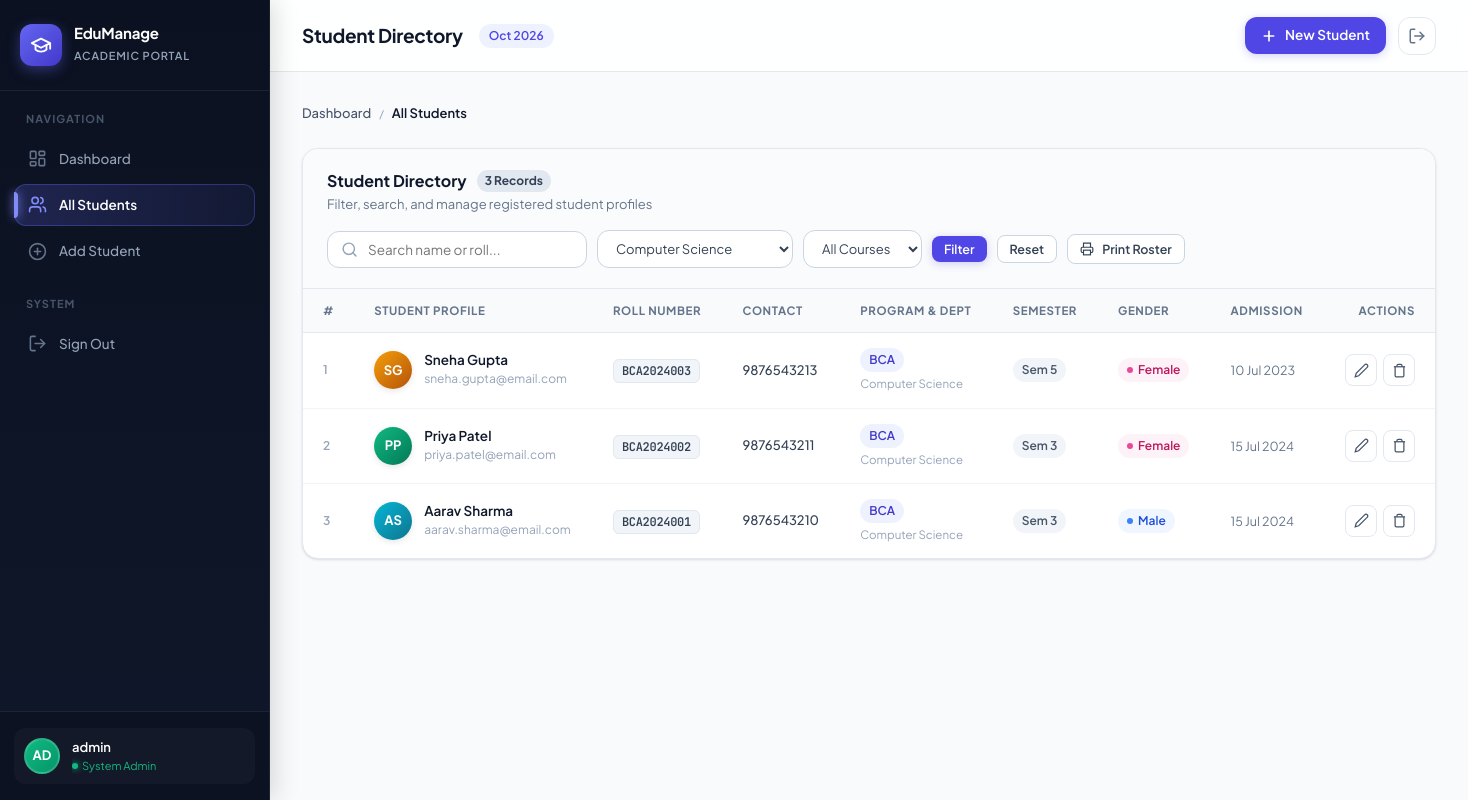
Screenshot of /students.php?department=Computer Science (signed in) with the database file from the repository.
### tables this page shows
CREATE TABLE IF NOT EXISTS students (
    id          INT AUTO_INCREMENT PRIMARY KEY,    
    full_name   VARCHAR(100) NOT NULL,             
    roll_number VARCHAR(20)  NOT NULL UNIQUE,      
    email       VARCHAR(100) NOT NULL,             
    phone       VARCHAR(15)  NOT NULL,             
    course      VARCHAR(50)  NOT NULL,             
    department  VARCHAR(50)  NOT NULL,             
    semester    INT          NOT NULL,             
    gender      ENUM('Male', 'Female', 'Other') NOT NULL,   
    admission_date DATE     NOT NULL,             
    created_at  TIMESTAMP DEFAULT CURRENT_TIMESTAMP   
);

### students.php (the view, shortened to what this page needs)
<?php
include 'includes/header.php';
include 'config/database.php';
$search     = trim($_GET['search'] ?? '');
$filter_dept   = trim($_GET['department'] ?? '');
$filter_course = trim($_GET['course'] ?? '');
$where_clauses = [];
if ($filter_dept !== "") {
    $safe_dept = mysqli_real_escape_string($conn, $filter_dept);
    $where_clauses[] = "department = '$safe_dept'";
}
$where_sql = "";
if (count($where_clauses) > 0) {
    $where_sql = "WHERE " . implode(" AND ", $where_clauses);
}
$sql = "SELECT * FROM students $where_sql ORDER BY id DESC";
$result = mysqli_query($conn, $sql);
$total = mysqli_num_rows($result);
$all_depts = [];
$dept_res = mysqli_query($conn, "SELECT DISTINCT department FROM students ORDER BY department ASC");
if ($dept_res) {
    while ($d = mysqli_fetch_assoc($dept_res)) {
        $all_depts[] = $d['department'];
    }
}
function getAvatarGradient($name) {
    $gradients = [
        'linear-gradient(135deg, #6366f1 0%, #4338ca 100%)',
        'linear-gradient(135deg, #ec4899 0%, #be185d 100%)',
        'linear-gradient(135deg, #10b981 0%, #047857 100%)',
        'linear-gradient(135deg, #f59e0b 0%, #b45309 100%)',
        'linear-gradient(135deg, #06b6d4 0%, #0e7490 100%)',
        'linear-gradient(135deg, #8b5cf6 0%, #6d28d9 100%)'
    ];
    $idx = abs(crc32($name)) % count($gradients);
    return $gradients[$idx];
}
function getInitials($name) {
    $parts = explode(' ', trim($name));
    if (count($parts) >= 2) {
        return strtoupper(substr($parts[0], 0, 1) . substr($parts[1], 0, 1));
    }
    return strtoupper(substr($name, 0, 2));
}
?>
<div class="breadcrumb-wrap">
    <a href="dashboard.php">Dashboard</a>
    <span class="breadcrumb-sep">/</span>
    <span class="breadcrumb-current">All Students</span>
</div>
<div class="table-card-v2">
    <div class="table-header-v2">
        <div class="table-title-group">
            <h3>
                <span>Student Directory</span>
                <span class="badge-counter"><?php echo $total; ?> <?php echo ($total === 1) ? 'Record' : 'Records'; ?></span>
            </h3>
            <p>Filter, search, and manage registered student profiles</p>
        </div>
        <form method="GET" action="students.php" class="table-actions-group">
            <div class="search-input-wrap">
                <input type="text" name="search" class="search-field-v2" placeholder="Search name or roll..." value="<?php echo htmlspecialchars($search); ?>">
            </div>
            <select name="department" class="filter-select-v2" onchange="this.form.submit()">
                <?php foreach ($all_depts as $dept): ?>
                    <option value="<?php echo htmlspecialchars($dept); ?>" <?php echo ($filter_dept === $dept) ? 'selected' : ''; ?>>
                        <?php echo htmlspecialchars($dept); ?>
                    </option>
                <?php endforeach; ?>
            </select>
            <select name="course" class="filter-select-v2" onchange="this.form.submit()">
                <option value="">All Courses</option>
            </select>
            <button type="submit" class="btn-v2 btn-v2-primary btn-v2-sm">Filter</button>
            <?php if (!empty($search) || !empty($filter_dept) || !empty($filter_course)): ?>
                <a href="students.php" class="btn-v2 btn-v2-secondary btn-v2-sm" title="Clear All Filters">Reset</a>
            <?php endif; ?>
            <button type="button" onclick="window.print()" class="btn-v2 btn-v2-secondary btn-v2-sm" title="Print student roster for viva">
                <svg viewBox="0 0 24 24" fill="none" stroke="currentColor" stroke-width="2">
                    <polyline points="6 9 6 2 18 2 18 9"/>
                    <path d="M6 18H4a2 2 0 0 1-2-2v-5a2 2 0 0 1 2-2h16a2 2 0 0 1 2 2v5a2 2 0 0 1-2 2h-2"/>
                    <rect width="12" height="8" x="6" y="14"/>
                </svg>
                Print Roster
            </button>
        </form>
    </div>
    <div class="table-responsive">
        <table class="modern-data-table">
            <thead>
                <tr>
                    <th style="width: 50px;">#</th>
                    <th>Student Profile</th>
                    <th>Roll Number</th>
                    <th>Contact</th>
                    <th>Program & Dept</th>
                    <th>Semester</th>
                    <th>Gender</th>
                    <th>Admission</th>
                    <th style="text-align: right;">Actions</th>
                </tr>
            </thead>
            <tbody>
                <?php if ($total > 0): ?>
                    <?php $i = 1; ?>
                    <?php while ($student = mysqli_fetch_assoc($result)): ?>
                        <tr>
                            <td style="color: var(--slate-400); font-weight: 600; font-size: 12px;"><?php echo $i++; ?></td>
                            <td>
                                <div class="student-profile-cell">
                                    <div class="avatar-badge" style="background: <?php echo getAvatarGradient($student['full_name']); ?>;">
                                        <?php echo getInitials($student['full_name']); ?>
                                    </div>
                                    <div class="student-meta-info">
                                        <div class="name"><?php echo htmlspecialchars($student['full_name']); ?></div>
                                        <div class="email"><?php echo htmlspecialchars($student['email']); ?></div>
                                    </div>
                                </div>
                            </td>
                            <td>
                                <span class="roll-pill"><?php echo htmlspecialchars($student['roll_number']); ?></span>
                            </td>
                            <td>
                                <div style="font-size: 13px; font-weight: 500; color: var(--slate-700);">
                                    <?php echo htmlspecialchars($student['phone']); ?>
                                </div>
                            </td>
                            <td>
                                <span class="pill-badge pill-primary"><?php echo htmlspecialchars($student['course']); ?></span>
                                <div style="font-size: 11.5px; color: var(--slate-400); margin-top: 3px;">
                                    <?php echo htmlspecialchars($student['department']); ?>
                                </div>
                            </td>
                            <td>
                                <span class="pill-badge pill-slate">Sem <?php echo $student['semester']; ?></span>
                            </td>
                            <td>
                                <?php
                                $g = $student['gender'];
                                $g_class = ($g === 'Male') ? 'pill-male' : (($g === 'Female') ? 'pill-female' : 'pill-other');
                                ?>
                                <span class="pill-badge <?php echo $g_class; ?>">
                                    <span class="gender-dot"></span>
                                    <?php echo htmlspecialchars($g); ?>
                                </span>
                            </td>
                            <td>
                                <span style="font-size: 12.5px; color: var(--slate-500);">
                                    <?php echo date('d M Y', strtotime($student['admission_date'])); ?>
                                </span>
                            </td>
                            <td style="text-align: right;">
                                <div class="table-btn-group" style="justify-content: flex-end;">
                                    <a href="edit_student.php?id=<?php echo $student['id']; ?>" class="action-icon-btn edit" title="Edit Student">
                                        <svg viewBox="0 0 24 24" fill="none" stroke="currentColor" stroke-width="2">
                                            <path d="M17 3a2.85 2.83 0 1 1 4 4L7.5 20.5 2 22l1.5-5.5Z"/>
                                        </svg>
                                    </a>
                                    <a href="delete_student.php?id=<?php echo $student['id']; ?>" class="action-icon-btn delete" title="Delete Student">
                                        <svg viewBox="0 0 24 24" fill="none" stroke="currentColor" stroke-width="2">
                                            <polyline points="3 6 5 6 21 6"/>
                                            <path d="M19 6v14a2 2 0 0 1-2 2H7a2 2 0 0 1-2-2V6m3 0V4a2 2 0 0 1 2-2h4a2 2 0 0 1 2 2v2"/>
                                        </svg>
                                    </a>
                                </div>
                            </td>
                        </tr>
                    <?php endwhile; ?>
                <?php endif; ?>
            </tbody>
        </table>
    </div>
</div>
<?php include 'includes/footer.php'; ?>

### rows the page displays
students: full_name "SG", full_name "Sneha Gupta", email "sneha.gupta@email.com", roll_number "BCA2024003", phone "9876543213", course "BCA", department "Computer Science", semester "5", gender "Female", admission_date "10 Jul 2023"
students: full_name "PP", full_name "Priya Patel", email "priya.patel@email.com", roll_number "BCA2024002", phone "9876543211", course "BCA", department "Computer Science", semester "3", gender "Female", admission_date "15 Jul 2024"
students: full_name "AS", full_name "Aarav Sharma", email "aarav.sharma@email.com", roll_number "BCA2024001", phone "9876543210", course "BCA", department "Computer Science", semester "3", gender "Male", admission_date "15 Jul 2024"

### other values shown
substr($admin_name, 0, 2) "AD"
$admin_name "admin"
$page_title "Student Directory"
$total "3"
form field department "Computer Science"
